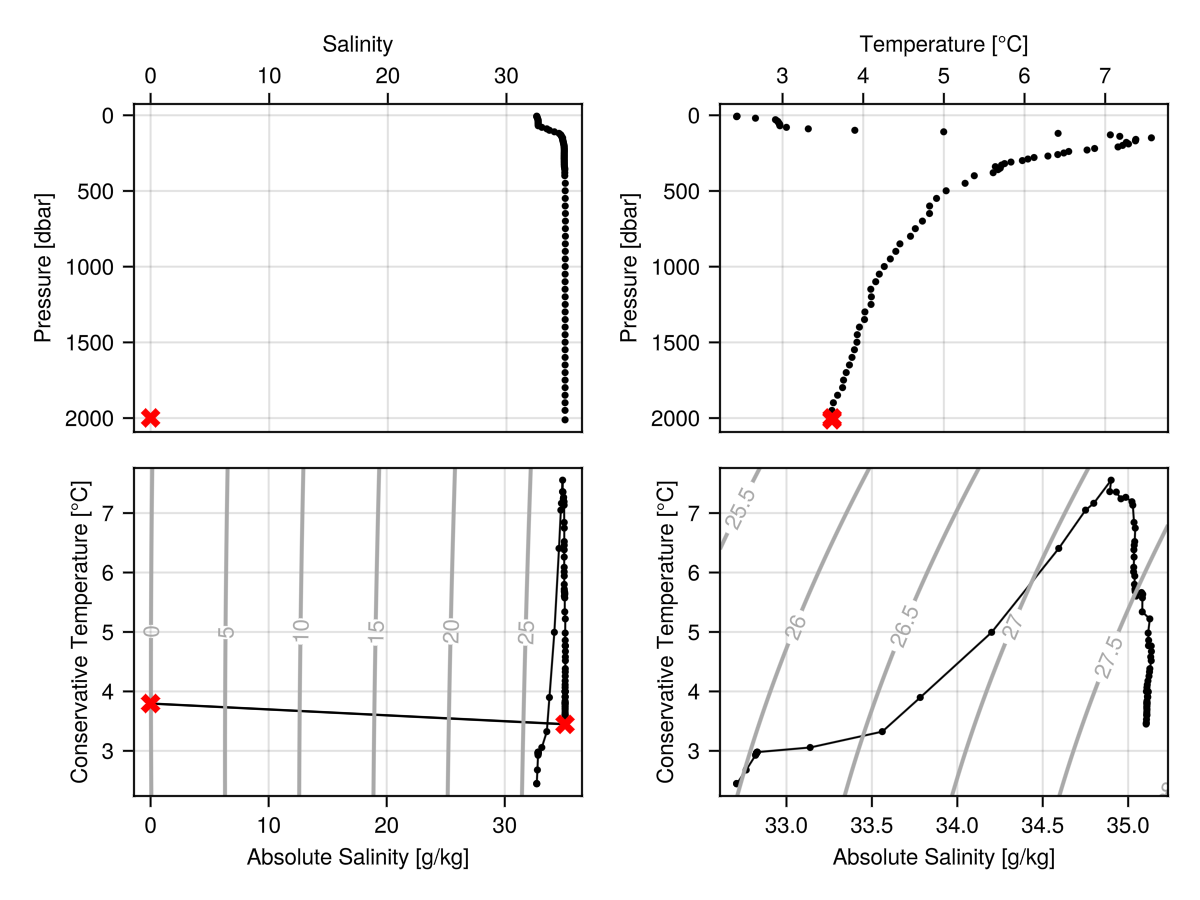

Julia code for this plot:
# Illustrate QC processing of hydrographic data
using OceanAnalysis
using GLMakie # or CairoMakie
f = joinpath(pkgdir(OceanAnalysis), "data", "D4901076_139.nc")
ctd = f |> read_argo |> as_ctd
summarize(ctd)
ctd_clean = handle_qc(ctd);
summarize(ctd_clean)

fig = Figure() # will fill with 4 panels
fs = 11 # larger font than default

plot_profile!(fig[1, 1], ctd; which="salinity", fontsize=fs)
badS = ctd["salinity_qc"] .!= '1';
scatter!(ctd["salinity"][badS], ctd["pressure"][badS], color=:red, markersize=14, marker=:xcross)

plot_profile!(fig[1, 2], ctd; which="temperature", fontsize=fs)
badT = ctd["temperature_qc"] .!= '1';
scatter!(ctd["temperature"][badT], ctd["pressure"][badT], color=:red, markersize=14, marker=:xcross)

plot_TS!(fig[2, 1], ctd, fontsize=fs)
bad = badS .| badT;
scatter!(ctd["SA"][bad], ctd["CT"][bad], color=:red, markersize=14, marker=:xcross)

plot_TS!(fig[2, 2], ctd_clean, fontsize=fs)

save("argo_qc.png", fig, px_per_unit=2)
